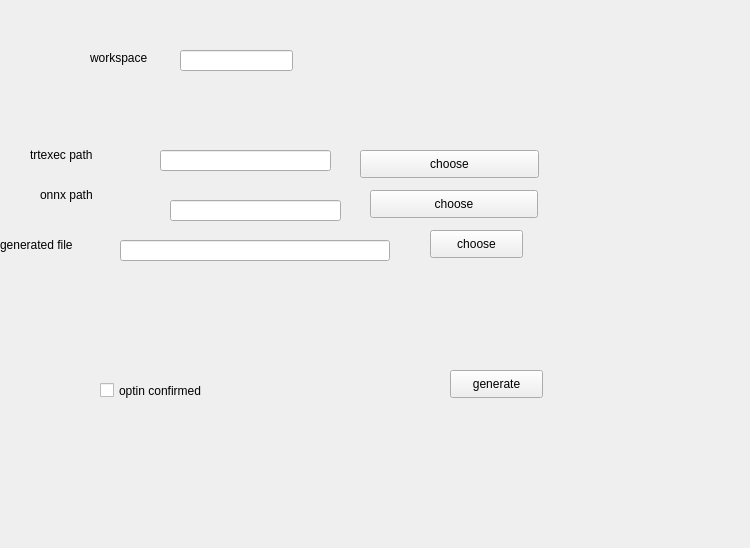
<?xml version="1.0" encoding="UTF-8"?>
<ui version="4.0">
 <class>trtUI</class>
 <widget class="QWidget" name="trtUI">
  <property name="geometry">
   <rect>
    <x>0</x>
    <y>0</y>
    <width>750</width>
    <height>548</height>
   </rect>
  </property>
  <property name="windowTitle">
   <string>Form</string>
  </property>
  <widget class="QLabel" name="label">
   <property name="geometry">
    <rect>
     <x>9</x>
     <y>9</y>
     <width>16</width>
     <height>17</height>
    </rect>
   </property>
   <property name="text">
    <string/>
   </property>
  </widget>
  <widget class="QPushButton" name="pushButton_3">
   <property name="geometry">
    <rect>
     <x>430</x>
     <y>230</y>
     <width>93</width>
     <height>28</height>
    </rect>
   </property>
   <property name="text">
    <string>choose</string>
   </property>
  </widget>
  <widget class="QLineEdit" name="lineEdit_3">
   <property name="geometry">
    <rect>
     <x>120</x>
     <y>240</y>
     <width>270</width>
     <height>21</height>
    </rect>
   </property>
  </widget>
  <widget class="QLabel" name="label_4">
   <property name="geometry">
    <rect>
     <x>0</x>
     <y>230</y>
     <width>189</width>
     <height>30</height>
    </rect>
   </property>
   <property name="text">
    <string>generated file</string>
   </property>
  </widget>
  <widget class="QLineEdit" name="lineEdit_2">
   <property name="geometry">
    <rect>
     <x>170</x>
     <y>200</y>
     <width>171</width>
     <height>21</height>
    </rect>
   </property>
  </widget>
  <widget class="QPushButton" name="pushButton_2">
   <property name="geometry">
    <rect>
     <x>370</x>
     <y>190</y>
     <width>168</width>
     <height>28</height>
    </rect>
   </property>
   <property name="text">
    <string>choose</string>
   </property>
  </widget>
  <widget class="QLabel" name="label_3">
   <property name="geometry">
    <rect>
     <x>40</x>
     <y>180</y>
     <width>170</width>
     <height>30</height>
    </rect>
   </property>
   <property name="text">
    <string>onnx path</string>
   </property>
  </widget>
  <widget class="QLineEdit" name="lineEdit">
   <property name="geometry">
    <rect>
     <x>160</x>
     <y>150</y>
     <width>171</width>
     <height>21</height>
    </rect>
   </property>
  </widget>
  <widget class="QPushButton" name="pushButton">
   <property name="geometry">
    <rect>
     <x>360</x>
     <y>150</y>
     <width>179</width>
     <height>28</height>
    </rect>
   </property>
   <property name="text">
    <string>choose</string>
   </property>
  </widget>
  <widget class="QLabel" name="label_2">
   <property name="geometry">
    <rect>
     <x>30</x>
     <y>140</y>
     <width>181</width>
     <height>30</height>
    </rect>
   </property>
   <property name="text">
    <string>trtexec path</string>
   </property>
  </widget>
  <widget class="QLabel" name="label_5">
   <property name="geometry">
    <rect>
     <x>90</x>
     <y>50</y>
     <width>68</width>
     <height>15</height>
    </rect>
   </property>
   <property name="text">
    <string>workspace</string>
   </property>
  </widget>
  <widget class="QLineEdit" name="lineEdit_4">
   <property name="geometry">
    <rect>
     <x>180</x>
     <y>50</y>
     <width>113</width>
     <height>21</height>
    </rect>
   </property>
  </widget>
  <widget class="QPushButton" name="pushButton_4">
   <property name="geometry">
    <rect>
     <x>450</x>
     <y>370</y>
     <width>93</width>
     <height>28</height>
    </rect>
   </property>
   <property name="text">
    <string>generate</string>
   </property>
  </widget>
  <widget class="QCheckBox" name="checkBox">
   <property name="geometry">
    <rect>
     <x>100</x>
     <y>380</y>
     <width>151</width>
     <height>21</height>
    </rect>
   </property>
   <property name="text">
    <string>optin confirmed</string>
   </property>
  </widget>
 </widget>
 <resources/>
 <connections/>
</ui>
